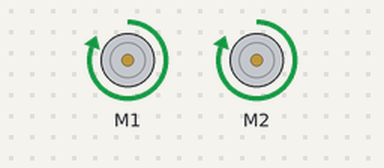
The program below on a simulated Raspberry Pi (BCM pin numbers). Shown: 2 × DC motor (green arrow = forward, orange = backward, longer = faster). Motors are numbered in the order the program creates them (left before right in a Robot); the clock reads 2024-03-15 10:24:30 at power-on unless the program sets it. At 7.0 s the program stops and its outputs stay as they are.

Above: at 0.1 s.
At 4.1 s:
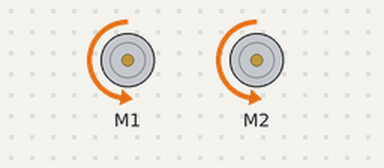
At 7.1 s:
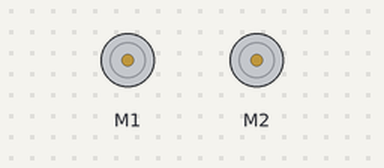
Timing chart, 0 to 8.5 s (numbered marks = the images above):
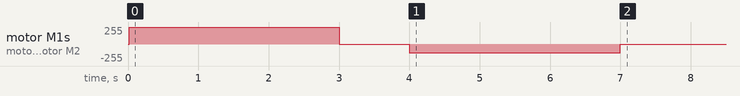

Measured:
- by itself, motor M1, motor M2: stopped → forward 255/255 at 0.02 s, → stopped 3.0 s later, → backward 128/255 1.0 s later, → stopped 3.0 s later

The program:

motor.py
```python
#coding: utf-8

# loggerの設定
import logging
logger = logging.getLogger("メインログ")

from gpiozero import Motor as _Motor
from time import sleep
from gpiozero.pins.pigpio import PiGPIOFactory

class Motor:

    # 初期化
    def __init__(self):
        # DCモータのピン設定
        PIN_AIN1 = 13
        PIN_AIN2 = 19
        PIN_BIN1 = 20
        PIN_BIN2 = 21

        dcm_pins = {
            "left_forward": PIN_AIN1,
            "left_backward": PIN_AIN2,
            "right_forward": PIN_BIN1,
            "right_backward": PIN_BIN2,
        }

        try:
            factory = PiGPIOFactory()
            self.motor_left = _Motor( forward=dcm_pins["left_forward"],
                                backward=dcm_pins["left_backward"],
                                pin_factory=factory)
            self.motor_right = _Motor( forward=dcm_pins["right_forward"],
                                backward=dcm_pins["right_backward"],
                                pin_factory=factory)
            self.isAvailable = True
        except Exception as e:
            logger.error("TCE: Motor Init Error ->" + str(e))
            self.isAvailable = False

    # 左のモータを指定された出力で回転させる
    def left(self, power):
        if self.isAvailable:
            self.motor_left.value = power # power: 0.0 ~ 1.0

    # 右のモータを指定された出力で回転させる
    def right(self, power):
        if self.isAvailable:
            self.motor_right.value = power # power: 0.0 ~ 1.0

    # 両方のモータを停止させる
    def stop(self):
        self.left(0.0)
        self.right(0.0)

# このファイルが実行されたときの処理
if __name__ == "__main__":
    motor = Motor()
    motor.left(1.0)
    motor.right(1.0)
    sleep(3)
    motor.stop()
    sleep(1)
    motor.left(-0.5)
    motor.right(-0.5)
    sleep(3)
    motor.stop()
```
